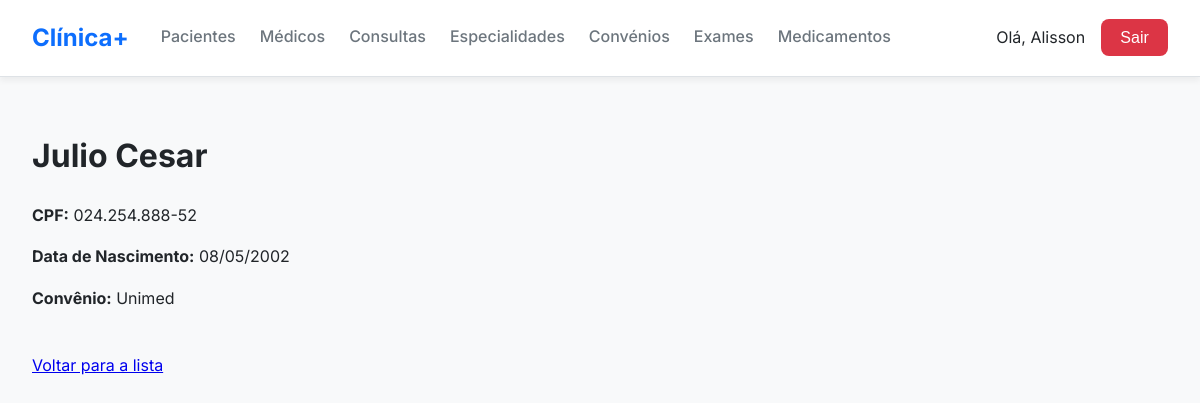
The page /pacientes/9/ (signed in) on the database as committed earlier.
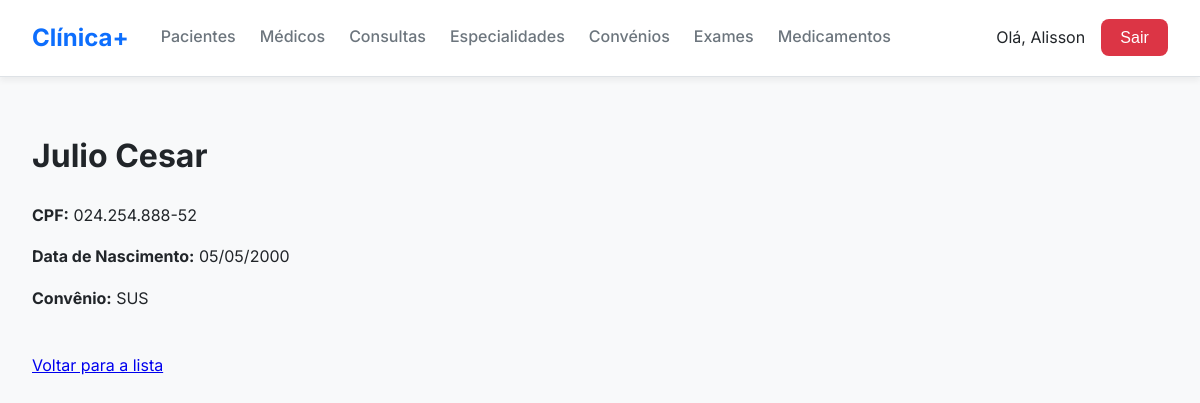
The same page on the database as committed later.
### core/models.py (models this page shows, shortened)
class Paciente(models.Model):
    nome_completo = models.CharField(max_length=255)
    data_nascimento = models.DateField()
    cpf = models.CharField(max_length=14, unique=True)
    convenio = models.ForeignKey(Convenio, on_delete=models.PROTECT, null=True, blank=True)
    class Meta:
        verbose_name = "Paciente"
        verbose_name_plural = "Pacientes"

class Convenio(models.Model):
    nome = models.CharField(max_length=100, unique=True)
    codigo_ans = models.CharField(max_length=50, unique=True, help_text="Registo na Agência Nacional de Saúde")
    class Meta:
        verbose_name = "Convénio"
        verbose_name_plural = "Convénios"

### core/views.py (the view)
# urls.py: path('pacientes/<int:pk>/', views.PacienteDetailView.as_view(), name='paciente_detail'),
class PacienteDetailView(LoginRequiredMixin, DetailView):
    model = Paciente
    template_name = 'core/paciente_detail.html'

### core/templates/core/paciente_detail.html
{% extends 'core/base.html' %}
{% block content %}
    <h1>{{ object.nome_completo }}</h1>
    <p><strong>CPF:</strong> {{ object.cpf }}</p>
    <p><strong>Data de Nascimento:</strong> {{ object.data_nascimento|date:"d/m/Y" }}</p>
    <p><strong>Convênio:</strong> {{ object.convenio.nome|default:"Nenhum" }}</p>
    <br>
    <a href="{% url 'paciente_list' %}">Voltar para a lista</a>
{% endblock %}

Rows that differ between the two databases and show on the page:
changed Paciente "Julio Cesar": data_nascimento "08/05/2002" → "05/05/2000"; convenio.nome "Unimed" → "SUS"
